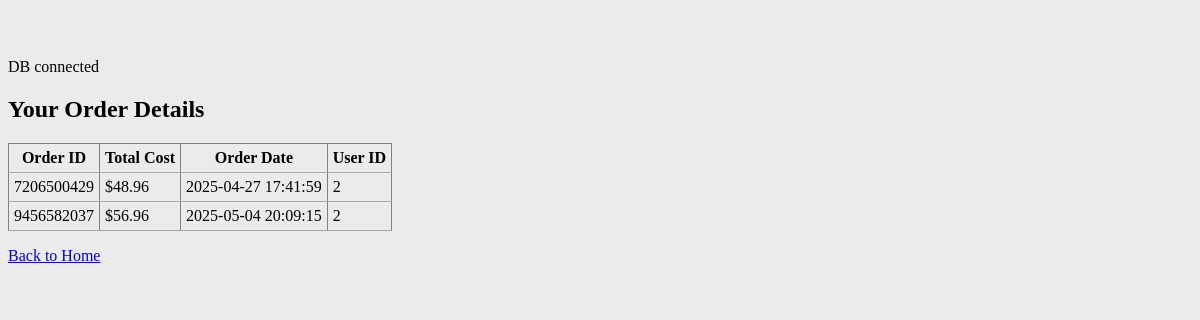
Page /FitLab/checkorders.php (signed in) on the committed database.
### tables this page shows
CREATE TABLE IF NOT EXISTS `orders` (
  `order_ID` varchar(10) NOT NULL,
  `total_cost` varchar(45) NOT NULL,
  `order_date` varchar(45) NOT NULL,
  `Users_user_ID` int(11) DEFAULT NULL,
  PRIMARY KEY (`order_ID`),
  KEY `Users_user_ID` (`Users_user_ID`)
);

### FitLab/checkorders.php (the view, shortened to what this page needs)
<?php
require_once 'src/db_connect.php';
$user_id = $_SESSION['user_id'];
$stmt = $connection->prepare("SELECT * FROM Orders WHERE Users_user_ID = :user_id");
$stmt->bindParam(':user_id', $user_id, PDO::PARAM_INT);
$stmt->execute();
$orders = $stmt->fetchAll();
?>
<!DOCTYPE html>
<html>
<head>
    <link rel="stylesheet" href="css/main.css">
</head>
<body>
<h2>Your Order Details</h2>
<table border="1" cellpadding="10" cellspacing="0">
    <tr>
        <th>Order ID</th>
        <th>Total Cost</th>
        <th>Order Date</th>
        <th>User ID</th>
    </tr>
    <?php foreach ($orders as $order): ?>
        <tr>
            <td><?= htmlspecialchars($order['order_ID']) ?></td>
            <td>$<?= htmlspecialchars($order['total_cost']) ?></td>
            <td><?= htmlspecialchars($order['order_date']) ?></td>
            <td><?= htmlspecialchars($order['Users_user_ID']) ?></td>
        </tr>
    <?php endforeach; ?>
</table>
<p><a href="index.php">Back to Home</a></p>
</body>
</html>

### FitLab/css/main.css (style rules this page uses)
body { padding-top: 50px; padding-bottom: 20px; background-color: #ebebeb; }
table { border-collapse: collapse; border-spacing: 0; }
td, th { padding: 5px; border-bottom: 1px solid #aaa; }

### rows in the picture
orders: order_ID "7206500429", total_cost "48.96", order_date "2025-04-27 17:41:59", Users_user_ID "2"
orders: order_ID "9456582037", total_cost "56.96", order_date "2025-05-04 20:09:15", Users_user_ID "2"
